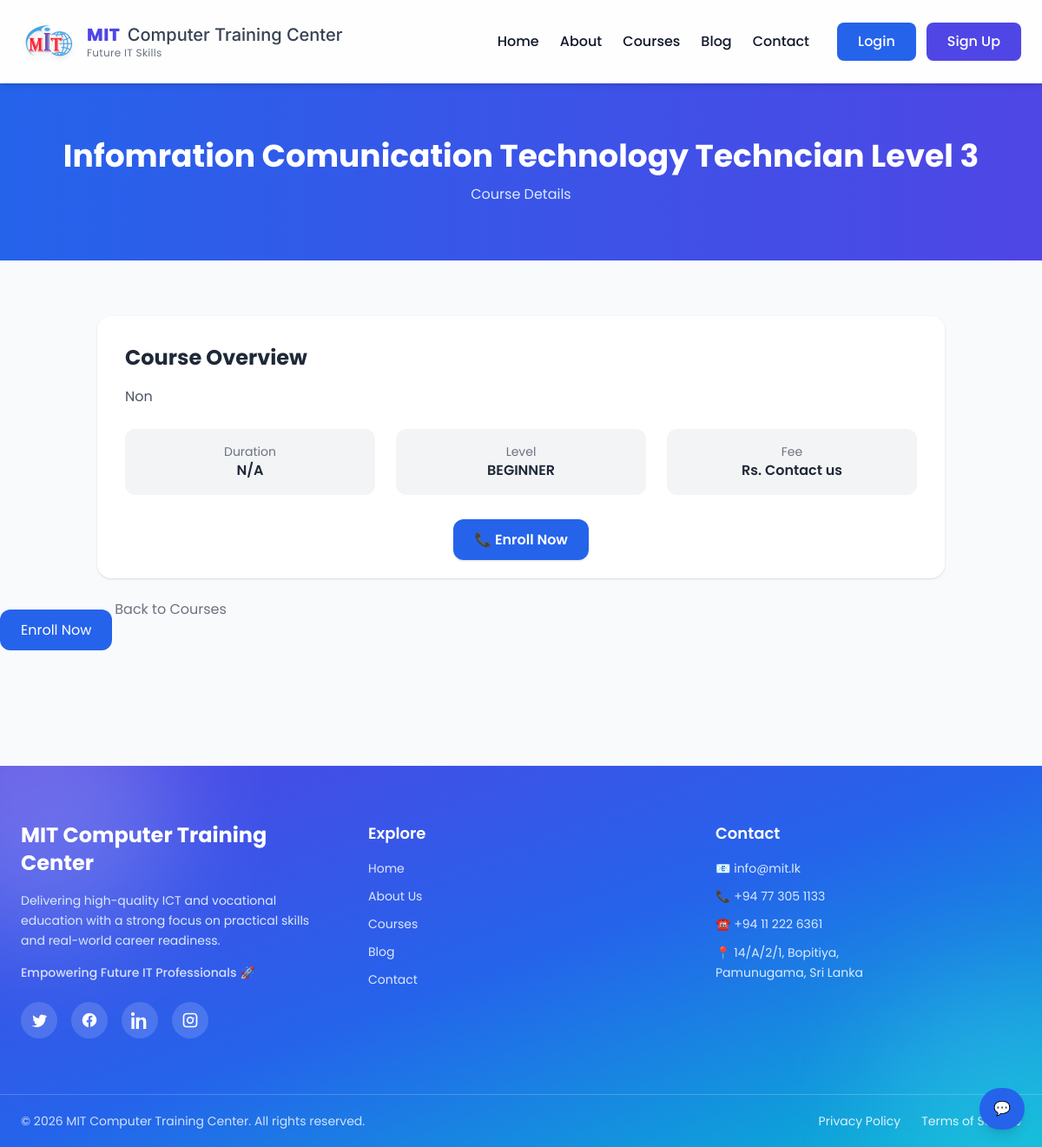
The page /courses/1/ on the database its author committed.
### apps/courses/models.py (models this page shows, shortened)
class Course(models.Model):
    LEVEL_CHOICES = [
        ('BEGINNER', 'Beginner'),
        ('INTERMEDIATE', 'Intermediate'),
        ('ADVANCED', 'Advanced'),
    ]
    DELIVERY_MODE_CHOICES = [
        ('CLASSROOM', 'Classroom'),
        ('ONLINE', 'Online'),
        ('BLENDED', 'Blended'),
    ]
    COURSE_MODE_CHOICES = [
        ('FULL_TIME', 'Full Time'),
        ('PART_TIME', 'Part Time'),
    ]
    CURRICULUM_CATEGORY_CHOICES = [
        ('NVQ', 'NVQ'),
        ('NON_NVQ', 'Non-NVQ'),
    ]
    MEDIUM_CHOICES = [
        ('SINHALA', 'Sinhala'),
        ('ENGLISH', 'English'),
        ('TAMIL', 'Tamil'),
    ]
    AVAILABILITY_CHOICES = [
        ('AVAILABLE', 'Available'),
        ('UNAVAILABLE', 'Unavailable'),
    ]
    ENTRY_QUALIFICATION_CHOICES = [
        ('UPTO_OL', 'Upto O/L'),
        ('AL', 'A/L'),
        ('DIPLOMA', 'Diploma'),
        ('DEGREE', 'Degree'),
    ]
    title = models.CharField(max_length=255)
    code = models.CharField(max_length=20, unique=True)
    description = models.TextField(blank=True)
    active = models.BooleanField(default=True)
    level = models.CharField(max_length=20, choices=LEVEL_CHOICES)
    entry_qualification = models.CharField(
        max_length=20,
        choices=ENTRY_QUALIFICATION_CHOICES,
        blank=True
    )
    curriculum_category = models.CharField(
        max_length=20,
        choices=CURRICULUM_CATEGORY_CHOICES,
        default='NON_NVQ'
    )
    curriculum_availability = models.CharField(
        max_length=20,
        choices=AVAILABILITY_CHOICES,
        default='AVAILABLE'
    )
    equivalent_course = models.CharField(max_length=100, blank=True)
    industry_sector = models.CharField(max_length=255, blank=True)
    delivery_mode = models.CharField(
        max_length=20,
        choices=DELIVERY_MODE_CHOICES,
        default='CLASSROOM'
    )
    course_mode = models.CharField(
        max_length=20,
        choices=COURSE_MODE_CHOICES,
        default='PART_TIME'
    )
    medium = models.CharField(
        max_length=20,
        choices=MEDIUM_CHOICES,
        default='SINHALA'
    )
    duration_months = models.FloatField(default=0)
    theory_hours = models.FloatField(default=0)
    practical_hours = models.FloatField(default=0)
    assignment_hours = models.FloatField(default=0)
    ojt_months = models.FloatField(default=0)  # On Job Training
    batches_per_year = models.IntegerField(default=1)
    students_per_batch = models.IntegerField(default=0)
    course_fee = models.DecimalField(
        max_digits=10,
        decimal_places=2,
        null=True,
        blank=True
    )
    is_free = models.BooleanField(default=False)
    fee_includes = models.CharField(
        max_length=255,
        blank=True,
        help_text="e.g. registration, certification"
    )
    tools_available = models.TextField(blank=True)
    equipment_available = models.TextField(blank=True)
    machinery_available = models.TextField(blank=True)
    nvq_level = models.IntegerField(null=True, blank=True)
    qualification_code = models.CharField(max_length=50, blank=True)
    prerequisite = models.TextField(blank=True)
    learning_outcomes = models.TextField(blank=True)
    created_at = models.DateTimeField(auto_now_add=True)
    updated_at = models.DateTimeField(auto_now=True)

### apps/website/views.py (the view)
# urls.py: path('courses/<int:pk>/', PublicCourseDetailView.as_view(), name='course_detail'),
class PublicCourseDetailView(DetailView):
    model = Course
    template_name = "website/course_detail.html"
    context_object_name = "course"

### apps/core/context_processors.py (called while the page is built)
def user_roles(request):
    user = request.user
    return {
        'is_admin': user.is_authenticated and user.is_superuser,
        'is_teacher': user.is_authenticated and hasattr(user, 'teacher'),
        'is_student': user.is_authenticated and hasattr(user, 'student'),
    }

### templates/website/course_detail.html (shortened to what this page needs)
{% extends 'website/base.html' %}
{% block content %}
<section class="bg-gradient-to-r from-blue-600 to-indigo-600 text-white py-16 text-center">
    <h1 class="text-4xl font-bold">{{ course.title }}</h1>
    <p class="mt-3 text-blue-100">Course Details</p>
</section>
<section class="py-16 bg-gray-50">
    <div class="max-w-5xl mx-auto px-6">
        <div class="bg-white p-8 rounded-2xl shadow">
            <h2 class="text-2xl font-bold mb-4 text-gray-800">
                Course Overview
            </h2>
            <p class="text-gray-600 leading-relaxed mb-6">
                {{ course.description }}
            </p>
            <div class="grid md:grid-cols-3 gap-6">
                <div class="bg-gray-100 p-4 rounded-xl text-center">
                    <p class="text-sm text-gray-500">Duration</p>
                    <p class="font-semibold text-gray-800">
                        {{ course.duration|default:"N/A" }}
                    </p>
                </div>
                <div class="bg-gray-100 p-4 rounded-xl text-center">
                    <p class="text-sm text-gray-500">Level</p>
                    <p class="font-semibold text-gray-800">
                        {{ course.level|default:"Beginner" }}
                    </p>
                </div>
                <div class="bg-gray-100 p-4 rounded-xl text-center">
                    <p class="text-sm text-gray-500">Fee</p>
                    <p class="font-semibold text-gray-800">
                        Rs. {{ course.price|default:"Contact us" }}
                    </p>
                </div>
            </div>
            <div class="mt-10 text-center">
                <a href="{% url 'contact' %}"
                   class="bg-blue-600 text-white px-6 py-3 rounded-xl font-semibold shadow hover:bg-blue-700 transition">
                   📞 Enroll Now
                </a>
            </div>
        </div>
        <div class="mt-6">
            <a href="{% url 'public_courses' %}"
               class="text-gray-500 hover:underline">
                ← Back to Courses
            </a>
        </div>
    </div>
    <a href="{% url 'enroll' %}?course={{ course.id }}"
   class="bg-blue-600 text-white px-6 py-3 rounded-xl">
   Enroll Now
</a>
</section>
{% endblock %}

### static/css/base.css (style rules this page uses)
body { font-family: 'Poppins', sans-serif; color: var(--text-dark); background: var(--bg-soft); }
section { position: relative; overflow: hidden; }

### rows shown on the page
Course: title "Infomration Comunication Technology Techncian Level 3", description "Non", level "BEGINNER"

### other values the page prints
{{ course.duration|default:"N/A" }} "N/A"
{{ course.price|default:"Contact us" }} "Contact us"
